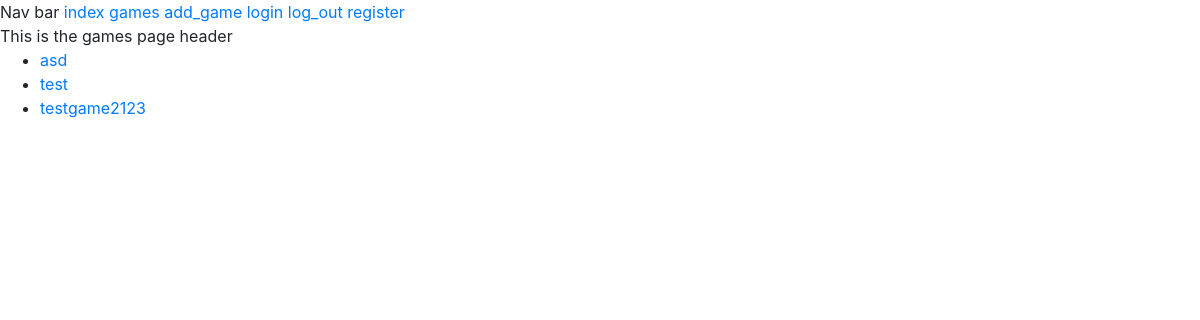
The page /games/ on the database as committed earlier.
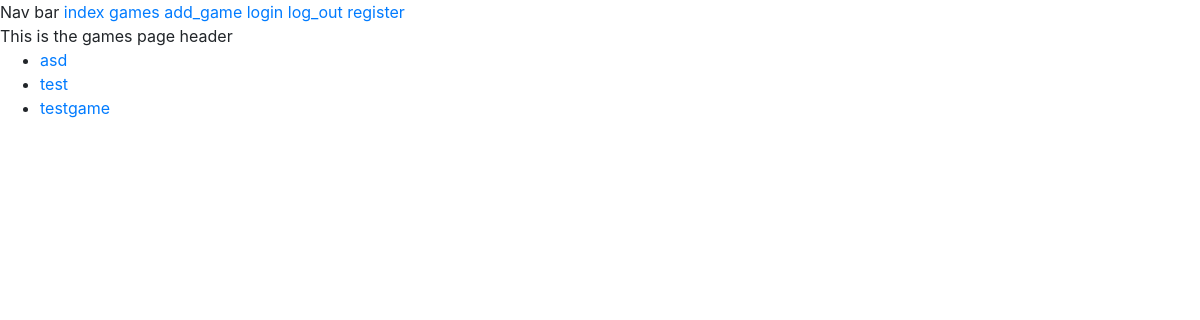
The same page on the database as committed later.
### board_games/models.py (models this page shows)
class BoardGame(models.Model):
    game = models.CharField(max_length=100)
    genre = models.CharField(max_length=200)
    year_published = models.IntegerField()
    owner = models.ForeignKey(User, on_delete=models.CASCADE)
    def __str__(self):
        return self.game

### board_games/views.py (the view)
# urls.py: path("games/", views.games, name="games"),
def games(request):
    games = BoardGame.objects.order_by("game")
    context = {"games": games}
    return render(request, "board_games/games.html", context)

### board_games/templates/board_games/games.html
{% extends 'board_games/base.html' %}
{% block page_header %}
This is the games page header
{% endblock page_header %}
{% block content %}
<ul>
    {% for game in games %}
    <li>
        <a href={% url 'board_games:game_info' game.id %}>{{game}}</a>
    </li>
    {% empty %}
    <li>No games :(</li>
    {% endfor %}
</ul>
{% endblock content %}

Rows that differ between the two databases and show on the page:
changed BoardGame: game "testgame2123" → "testgame"
